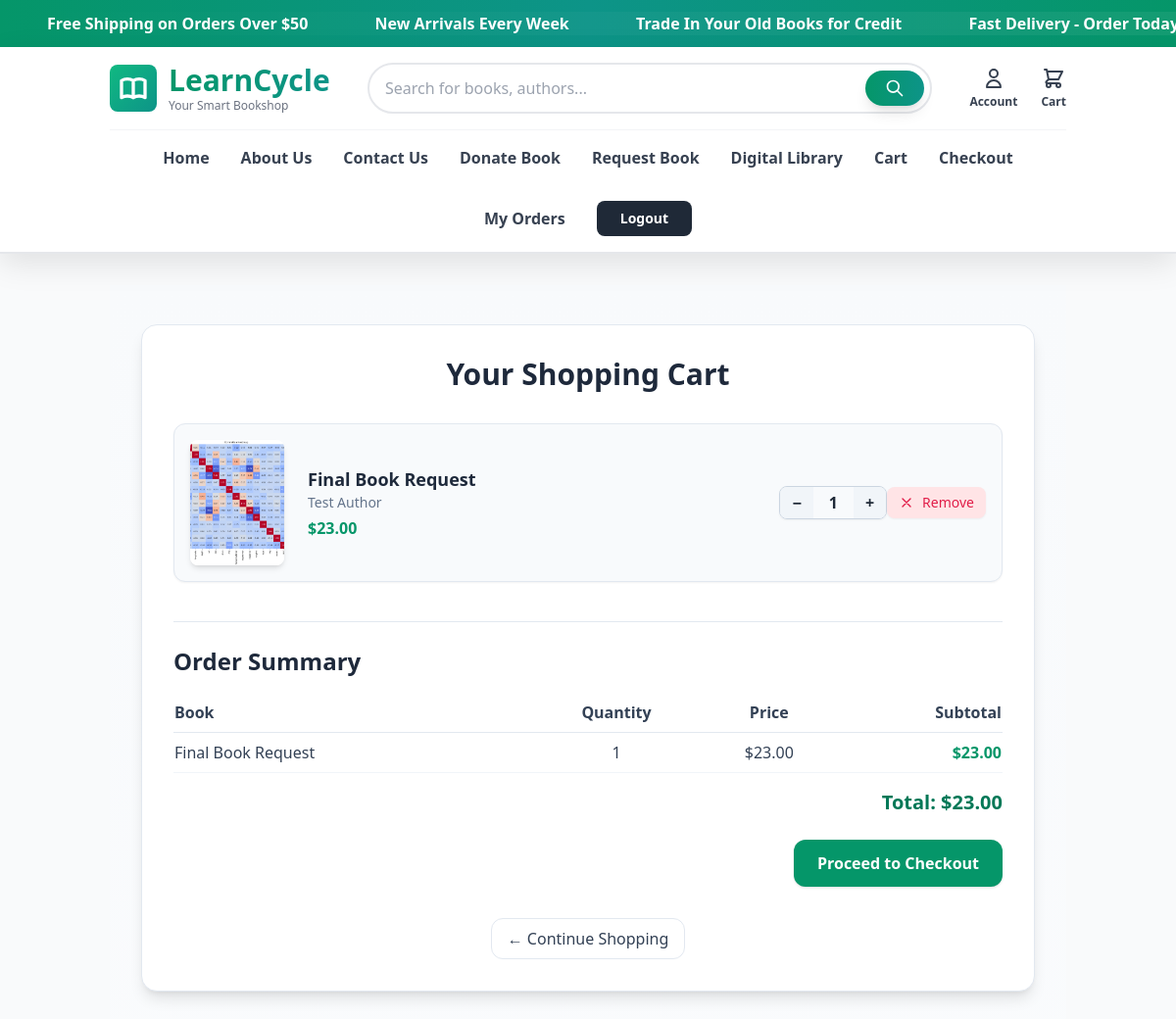
The app's page /cart/ (signed in) with its own data.
### cart/models.py (models this page shows, shortened)
class CartItem(models.Model):
    cart = models.ForeignKey(Cart, on_delete=models.CASCADE, related_name='items')
    book = models.ForeignKey(Book, on_delete=models.CASCADE)
    quantity = models.PositiveIntegerField(default=1)
    added_at = models.DateTimeField(auto_now_add=True)
    class Meta:
        unique_together = ('cart', 'book')

### books/models.py (models this page shows, shortened)
class Book(models.Model):
    CONDITION_CHOICES = [
        ('new', 'New'),
        ('like_new', 'Like New'),
        ('good', 'Good'),
        ('fair', 'Fair'),
    ]
    title = models.CharField(max_length=200)
    author = models.CharField(max_length=200)
    price = models.DecimalField(max_digits=10, decimal_places=2)
    condition = models.CharField(max_length=20, choices=CONDITION_CHOICES)
    description = models.TextField()
    category = models.ForeignKey(Category, on_delete=models.CASCADE)
    seller = models.ForeignKey(User, on_delete=models.CASCADE)
    is_available = models.BooleanField(default=True)
    created_at = models.DateTimeField(auto_now_add=True)
    image = models.ImageField(upload_to='books/', blank=True)
    quantity = models.PositiveIntegerField(default=1)
    class Meta:
        indexes = [
            models.Index(fields=['category', 'is_available']),
        ]

### cart/views.py (the view)
# urls.py: path('', views.cart_detail, name='cart_detail'),
@login_required
def cart_detail(request):
    cart, created = Cart.objects.get_or_create(user=request.user)
    cart_items = CartItem.objects.filter(cart=cart)
    for item in cart_items:
        item.subtotal = item.book.price * item.quantity
    total_price = sum(item.subtotal for item in cart_items)
    return render(request, 'cart/detail.html', {
        'cart': cart,
        'cart_items': cart_items,
        'total_price': total_price
    })

### templates/cart/detail.html (shortened to what this page needs)
{% extends 'base.html' %}
{% block content %}
<div class="min-h-screen bg-gradient-to-b from-slate-50 to-white py-10 px-4 sm:px-6 lg:px-8">
  <div class="max-w-5xl mx-auto bg-white border border-slate-200 rounded-2xl shadow-lg p-8">
    <h2 class="text-3xl font-extrabold text-slate-800 mb-8 text-center">Your Shopping Cart</h2>
    {% if cart_items %}
      <div class="space-y-4">
        {% for item in cart_items %}
          <div class="flex flex-col sm:flex-row items-center justify-between bg-slate-50 hover:bg-slate-100 transition border border-slate-200 rounded-xl p-4 shadow-sm">
            <div class="w-24 h-32 flex-shrink-0 overflow-hidden rounded-lg shadow-md bg-white">
              <img src="{{ item.book.image.url }}" alt="{{ item.book.title }}" class="w-full h-full object-cover">
            </div>
            <div class="flex-1 px-4 sm:px-6 mt-3 sm:mt-0 text-center sm:text-left">
              <h3 class="text-lg font-semibold text-slate-800">{{ item.book.title }}</h3>
              <p class="text-slate-500 text-sm">{{ item.book.author }}</p>
              <p class="text-emerald-600 font-semibold mt-1">${{ item.book.price|floatformat:2 }}</p>
            </div>
            <div class="flex flex-col items-center gap-2 mt-3 sm:mt-0">
              <form method="post" action="{% url 'cart:cart_update_quantity' item.book.id %}">
                <div class="flex items-center border border-slate-300 rounded-lg overflow-hidden shadow-sm">
                  <button type="submit" name="action" value="decrease" class="px-3 py-1 bg-slate-100 hover:bg-slate-200 font-bold">−</button>
                  <span class="px-4 font-semibold">{{ item.quantity }}</span>
                  <button type="submit" name="action" value="increase" class="px-3 py-1 bg-slate-100 hover:bg-slate-200 font-bold">+</button>
                </div>
              </form>
            </div>
            <div class="mt-3 sm:mt-0">
              <a href="{% url 'cart:cart_remove' item.book.id %}" class="inline-flex items-center gap-2 px-3 py-1.5 rounded-lg bg-rose-100 text-rose-600 hover:bg-rose-200 hover:text-rose-700 font-medium text-sm shadow-sm transition">
                <svg xmlns="http://www.w3.org/2000/svg" class="w-4 h-4" fill="none" viewBox="0 0 24 24" stroke="currentColor">
                  <path stroke-linecap="round" stroke-linejoin="round" stroke-width="2" d="M6 18L18 6M6 6l12 12" />
                </svg>
                Remove
              </a>
            </div>
          </div>
        {% endfor %}
      </div>
      <div class="mt-10 border-t border-slate-200 pt-6">
        <h3 class="text-2xl font-bold text-slate-800 mb-4">Order Summary</h3>
        <div class="overflow-x-auto">
          <table class="w-full text-slate-700">
            <thead>
              <tr class="text-left border-b border-slate-200">
                <th class="py-2">Book</th>
                <th class="py-2 text-center">Quantity</th>
                <th class="py-2 text-center">Price</th>
                <th class="py-2 text-right">Subtotal</th>
              </tr>
            </thead>
            <tbody>
              {% for item in cart_items %}
                <tr class="border-b border-slate-100 hover:bg-slate-50 transition">
                  <td class="py-2 font-medium">{{ item.book.title }}</td>
                  <td class="py-2 text-center">{{ item.quantity }}</td>
                  <td class="py-2 text-center">${{ item.book.price|floatformat:2 }}</td>
                  <td class="py-2 text-right text-emerald-600 font-semibold">
                    ${{ item.subtotal|floatformat:2 }}
                  </td>
                </tr>
              {% endfor %}
            </tbody>
          </table>
        </div>
        <div class="flex justify-end mt-4">
          <p class="text-xl font-extrabold text-emerald-700">Total: ${{ total_price|floatformat:2 }}</p>
        </div>
        <div class="flex justify-end mt-6">
          <a href="{% url 'orders:checkout' %}" class="inline-flex items-center gap-2 px-6 py-3 rounded-xl bg-emerald-600 hover:bg-emerald-700 text-white font-semibold shadow transition transform hover:scale-105">
            Proceed to Checkout
          </a>
        </div>
      </div>
    {% else %}
      <p class="text-slate-500 text-center text-lg mb-6">Your cart is empty.</p>
    {% endif %}
    <div class="mt-8 text-center">
      <a href="{% url 'books:book_list' %}" class="inline-flex items-center gap-2 px-4 py-2 rounded-xl bg-white border border-slate-200 hover:shadow text-slate-700 transition transform hover:scale-105">← Continue Shopping</a>
    </div>
  </div>
</div>
{% endblock %}

### records on screen
CartItem: book.image (picture), book "Final Book Request", book.author "Test Author", book.price "23.00", quantity "1", subtotal "23.00"

### other values on screen
{{ total_price|floatformat:2 }} "23.00"
